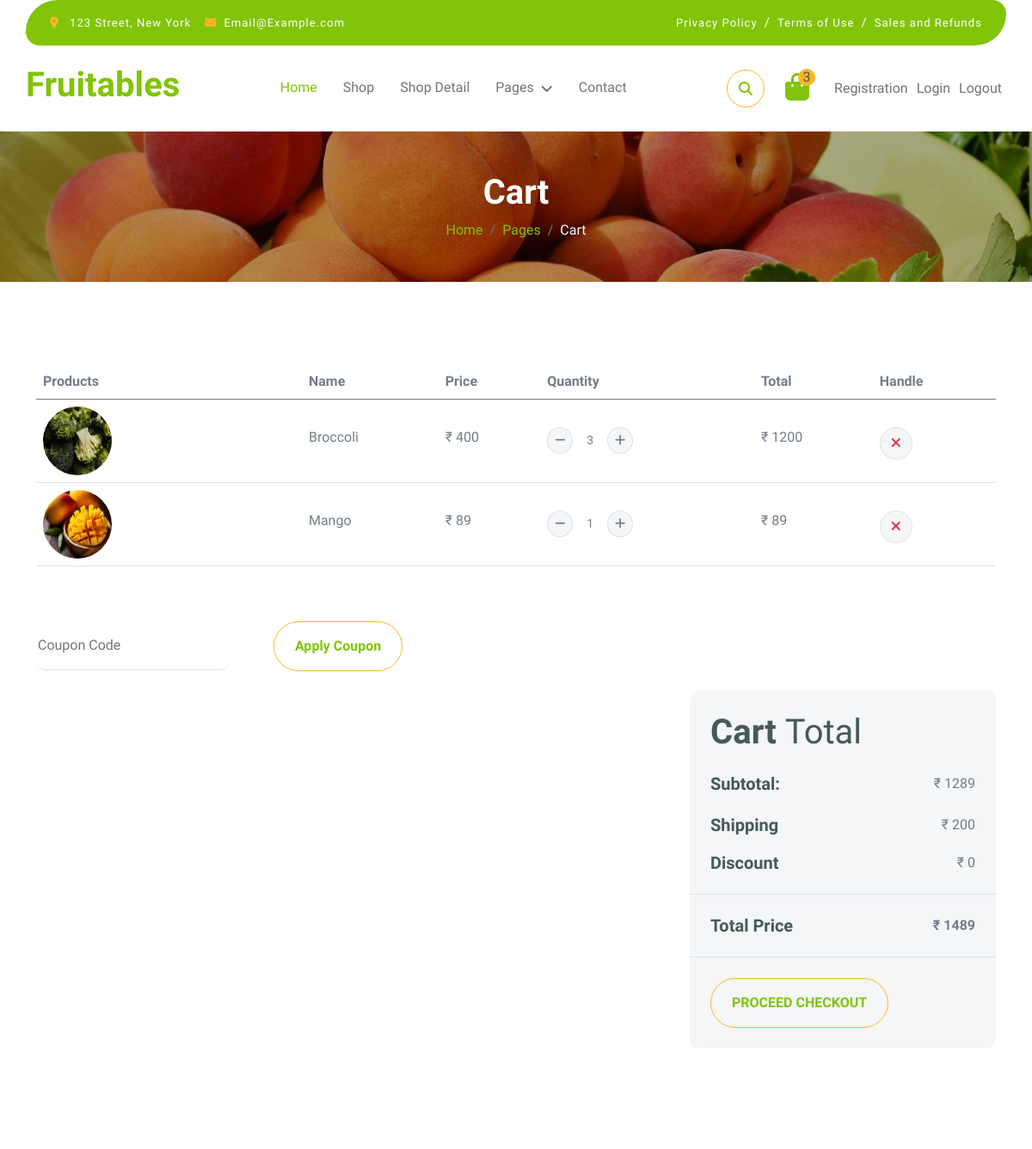
/cart/ (signed in, upper part), run on an earlier commit of the app's database.
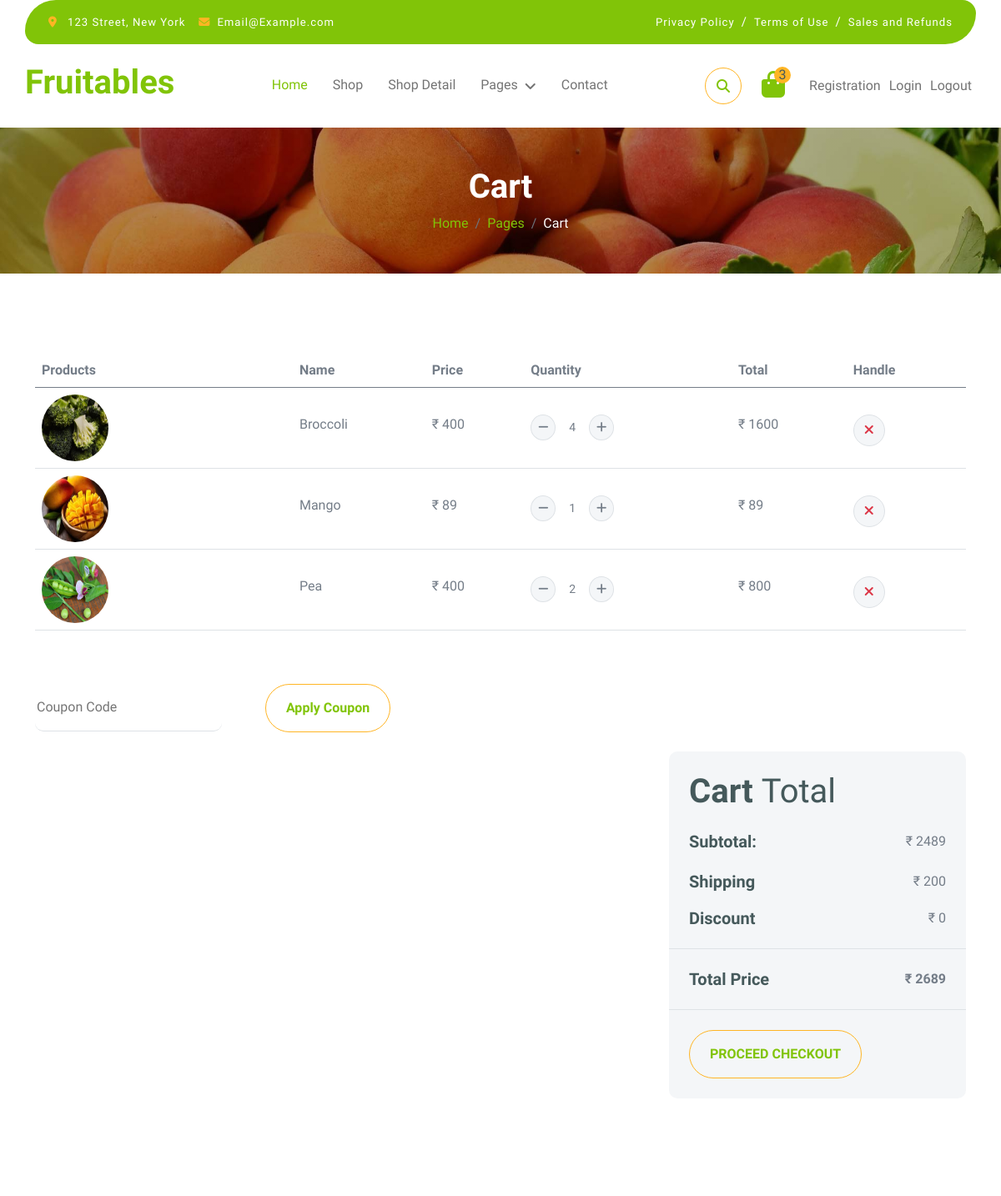
And on a later commit of the database.
### app/models.py (models this page shows, shortened)
class Add_to_cart(models.Model):
    user_id = models.ForeignKey(User,on_delete=models.CASCADE,blank=True,null=True)
    product_id = models.ForeignKey(Product,on_delete=models.CASCADE,blank=True,null=True)
    name = models.CharField(max_length=50,null=True,blank=True)
    image = models.ImageField(upload_to="media",null=True,blank=True)
    quantity = models.IntegerField(default=0,null=True,blank=True)
    price = models.IntegerField()
    total_price = models.IntegerField()

### app/views.py (the view, shortened to what this page needs)
# urls.py: path('cart/', views.cart, name='cart'),
def cart(request):
    if "email" in request.session:
        uid = User.objects.get(email=request.session["email"])
        cart_item = Add_to_cart.objects.filter(user_id=uid)  # Saare cart items user ke liye le rahe hain
        cart_item_count=Add_to_cart.objects.filter(user_id=uid).count()  # Count Cart Item
        Wishlist_item_count=Add_to_Wishlist.objects.filter(user_id=uid).count()
        pid = Product.objects.filter(id__in=[item.product_id.id for item in cart_item ])
        l1 = []
        subtotal = 0
        Shipping_charge = 200
        total_price = 0
        discount = 0
        if "discount" in request.session and cart_item.count()>=1:
            discount=request.session['discount']
        if "discount" in request.session and cart_item.count()==0:
            del request.session['discount']
        if cart_item.count() >=1:
            Shipping_charge=200
        else:
            discount=0
        for i in cart_item:
            a = i.quantity * i.price
            l1.append(a)
            subtotal = sum(l1)
            total_price = subtotal + Shipping_charge - discount
        con = {
            "subtotal":subtotal,
            "Shipping_charge":Shipping_charge,
            "total_price":total_price,
            "uid": uid,
            "pid":pid,
            "cart_item": cart_item,
            'discount':discount,
            "Wishlist_item_count":Wishlist_item_count,
             "cart_item_count":cart_item_count ,
        }
        return render(request, "cart.html", con)
    else:
        return render(request, "login.html")

### app/Templates/cart.html (shortened to what this page needs)
{% extends "index.html" %}
{% load static %}
{% block content %}
<div class="container-fluid page-header py-5">
    <h1 class="text-center text-white display-6">Cart</h1>
    <ol class="breadcrumb justify-content-center mb-0">
        <li class="breadcrumb-item"><a href="#">Home</a></li>
        <li class="breadcrumb-item"><a href="#">Pages</a></li>
        <li class="breadcrumb-item active text-white">Cart</li>
    </ol>
</div>
<div class="container-fluid py-5">
    {% if  cart_item.count == 0 %}
    <img style="display: block; margin: 50px auto;" src="{% static 'img/add_to_cart.png' %}" alt="">
    <div style="text-align: center;">
        <a href="{% url 'shop' %}" class="btn border border-secondary rounded-pill px-8 text-primary"
            style="width: 200px; margin-left: 50px;">
            <i class="me-0 text-primary"></i>Go To Shop
        </a>
    </div>
    {% else %}
    <div class="container py-5">
        <div class="table-responsive">
            <table class="table">
                <thead>
                    <tr>
                        <th scope="col">Products</th>
                        <th scope="col">Name</th>
                        <th scope="col">Price</th>
                        <th scope="col">Quantity</th>
                        <th scope="col">Total</th>
                        <th scope="col">Handle</th>
                    </tr>
                </thead>
                <tbody>
                    {% for i in cart_item %}
                    <tr>
                        <th scope="row">
                            <div class="d-flex align-items-center">
                                <img src="{{i.image.url}}" class="img-fluid me-5 rounded-circle"
                                    style="width: 80px; height: 80px;" alt="">
                            </div>
                        </th>
                        <td>
                            <p class="mb-0 mt-4">{{i.name}}</p>
                        </td>
                        <td>
                            <p class="mb-0 mt-4">&#8377; {{i.price}} </p>
                        </td>
                        <td>
                            <div class="input-group quantity mt-4" style="width: 100px;">
                                <div class="input-group-btn">
                                    <a href="{% url 'decrement' i.id %}"> <button
                                            class="btn btn-sm btn-minus rounded-circle bg-light border">
                                            <i class="fa fa-minus"></i>
                                        </button></a>
                                </div>
                                <input type="text" class="form-control form-control-sm text-center border-0"
                                    value="{{i.quantity}}">
                                <div class="input-group-btn">
                                    <a href="{% url 'increment' i.id %}"><button
                                            class="btn btn-sm btn-plus rounded-circle bg-light border">
                                            <i class="fa fa-plus"></i>
                                        </button></a>
                                </div>
                            </div>
                        </td>
                        <td>
                            <p class="mb-0 mt-4">&#8377; {{i.total_price}} </p>
                        </td>
                        <td>
                            <a href="{% url 'add_to_cart_remove' i.id %}"><button
                                    class="btn btn-md rounded-circle bg-light border mt-4">
                                    <i class="fa fa-times text-danger"></i>
                                </button></a>
                        </td>
                    </tr>
                    {% endfor %}
                </tbody>
            </table>
        </div>
        <div class="mt-5">
            <form method="POST" action="{% url 'apply_coupon' %}">
                <input type="text" name="code" class="border-0 border-bottom rounded me-5 py-3 mb-4"
                    placeholder="Coupon Code">
                <button class="btn border-secondary rounded-pill px-4 py-3 text-primary" type="submit">Apply
                    Coupon</button>
            </form>
        </div>
        <div class="row g-4 justify-content-end">
            <div class="col-8"></div>
            <div class="col-sm-8 col-md-7 col-lg-6 col-xl-4">
                <div class="bg-light rounded">
                    <div class="p-4">
                        <h1 class="display-6 mb-4">Cart <span class="fw-normal">Total</span></h1>
                        <div class="d-flex justify-content-between mb-4">
                            <h5 class="mb-0 me-4">Subtotal:</h5>
                            <p class="mb-0">&#8377; {{subtotal}}</p>
                        </div>
                        <div class="d-flex justify-content-between">
                            <h5 class="mb-0 me-4">Shipping</h5>
                            <div class="">
                                <p class="mb-0">&#8377; {{Shipping_charge}}</p>
                            </div>
                        </div>
                        <div class="d-flex justify-content-between" style="margin-top: 20px;">
                            <h5 class="mb-0 me-4">Discount </h5>
                            <div class="">
                                <p class="mb-0">&#8377; {{discount}}</p>
                            </div>
                        </div>
                    </div>
                    <div class="py-4 mb-4 border-top border-bottom d-flex justify-content-between">
                        <h5 class="mb-0 ps-4 me-4">Total Price</h5>
                        <p class="mb-0 pe-4" style="font-weight:900;">&#8377; {{total_price}}</p>
                    </div>
                    <a href="{% url 'chackout' %}"><button class="btn border-secondary rounded-pill px-4 py-3 text-primary text-uppercase mb-4 ms-4"
                        type="button">Proceed Checkout</button></a>
                </div>
            </div>
        </div>
    </div>
</div>
{% endif %}
{% endblock %}

### app/Templates/index.html (shortened to what this page needs)
{% load static %}
<!DOCTYPE html>
<html lang="en">
<head>
    <link rel="stylesheet" href="https://use.fontawesome.com/releases/v5.15.4/css/all.css" />
    <link href="https://cdn.jsdelivr.net/npm/bootstrap-icons@1.4.1/font/bootstrap-icons.css" rel="stylesheet">
    <link rel="stylesheet" href="https://cdnjs.cloudflare.com/ajax/libs/font-awesome/6.6.0/css/all.min.css" />
    <link href="{% static 'lib/lightbox/css/lightbox.min.css' %}" rel="stylesheet">
    <link href="{% static 'lib/owlcarousel/assets/owl.carousel.min.css' %}" rel="stylesheet">
    <link href="{% static 'css/bootstrap.min.css' %}" rel="stylesheet">
    <link href="{% static 'css/style.css' %}" rel="stylesheet">
</head>
<body>
    <div class="container-fluid fixed-top">
        <div class="container topbar bg-primary d-none d-lg-block">
            <div class="d-flex justify-content-between">
                <div class="top-info ps-2">
                    <small class="me-3"><i class="fas fa-map-marker-alt me-2 text-secondary"></i> <a href="#"
                            class="text-white">123 Street, New York</a></small>
                    <small class="me-3"><i class="fas fa-envelope me-2 text-secondary"></i><a href="#"
                            class="text-white">Email@Example.com</a></small>
                </div>
                <div class="top-link pe-2">
                    <a href="#" class="text-white"><small class="text-white mx-2">Privacy Policy</small>/</a>
                    <a href="#" class="text-white"><small class="text-white mx-2">Terms of Use</small>/</a>
                    <a href="#" class="text-white"><small class="text-white ms-2">Sales and Refunds</small></a>
                </div>
            </div>
        </div>
        <div class="container px-0">
            <nav class="navbar navbar-light bg-white navbar-expand-xl">
                <a href="{% url 'index' %}" class="navbar-brand">
                    <h1 class="text-primary display-6">Fruitables</h1>
                </a>
                <div class="collapse navbar-collapse bg-white" id="navbarCollapse">
                    <div class="navbar-nav mx-auto">
                        <a href="{% url 'index' %}" class="nav-item nav-link active">Home</a>
                        <a href="{% url 'shop' %}" class="nav-item nav-link">Shop</a>
                        <a href="{% url 'fack_detail' %}" class="nav-item nav-link">Shop Detail</a>
                        <div class="nav-item dropdown">
                            <a href="#" class="nav-link dropdown-toggle" data-bs-toggle="dropdown">Pages</a>
                        </div>
                        <a href="{% url 'contact' %}" class="nav-item nav-link">Contact</a>
                    </div>
                    <div class="d-flex m-3 me-0">
                        <button
                            class="btn-search btn border border-secondary btn-md-square rounded-circle bg-white me-4"
                            data-bs-toggle="modal" data-bs-target="#searchModal"><i
                                class="fas fa-search text-primary"></i></button>
                        <a href="#" class="position-relative me-4 my-auto">
                            <i class="fa fa-shopping-bag fa-2x"></i>
                            <span
                                class="position-absolute bg-secondary rounded-circle d-flex align-items-center justify-content-center text-dark px-1"
                                style="top: -5px; left: 15px; height: 20px; min-width: 20px;">3</span>
                        </a>
                        <a href="{% url 'register' %}" class="my-auto"
                            onmouseover="this.querySelector('.hover-text').style.color='#81c408';"
                            onmouseout="this.querySelector('.hover-text').style.color='rgba(0, 0, 0, .55)';">
                            <div style="padding: 0 5px; color: rgba(0, 0, 0, .55);" class="hover-text">Registration
                            </div>
                        </a>
                        <a href="{% url 'login' %}" class="my-auto"
                            onmouseover="this.querySelector('.hover-text').style.color='#81c408';"
                            onmouseout="this.querySelector('.hover-text').style.color='rgba(0, 0, 0, .55)';">
                            <div style="padding: 0 5px; color: rgba(0, 0, 0, .55);" class="hover-text">Login</div>
                        </a>
                        <a href="{% url 'log_out' %}" class="my-auto"
                        onmouseover="this.querySelector('.hover-text').style.color='#81c408';"
                        onmouseout="this.querySelector('.hover-text').style.color='rgba(0, 0, 0, .55)';">
                        <div style="padding: 0 5px; color: rgba(0, 0, 0, .55);" class="hover-text">Logout</div>
                    </a>
                    </div>
                </div>
            </nav>
        </div>
    </div>
    {% block content %}{% endblock %}
</body>
</html>

### app/static/css/style.css (style rules this page uses)
.btn { font-weight: 600; transition: .5s; }
.btn-md-square { width: 44px; height: 44px; }
.btn-square, .btn-sm-square, .btn-md-square, .btn-lg-square { padding: 0; display: flex; align-items: center; justify-content: center; font-weight: normal; }
.btn.border-secondary { transition: 0.5s; }
.fixed-top { transition: 0.5s; background: var(--bs-white); border: 0; }
.topbar { padding: 20px; border-radius: 230px 100px; }
.topbar .top-info { font-size: 15px; line-height: 0; letter-spacing: 1px; display: flex; align-items: center; }
.topbar .top-link { font-size: 15px; line-height: 0; letter-spacing: 1px; display: flex; align-items: center; }
.topbar .top-link a { letter-spacing: 1px; }
.navbar .navbar-nav .nav-link { padding: 10px 15px; font-size: 16px; transition: .5s; }
.navbar { height: 100px; border-bottom: 1px solid rgba(255, 255, 255, .1); }
.navbar .navbar-nav .nav-link:hover, .navbar .navbar-nav .nav-link.active, .fixed-top.bg-white .navbar .navbar-nav .nav-link:hover, .fixed-top.bg-white .navbar .navbar-nav .nav-link.active { color: var(--bs-primary); }
.navbar .dropdown-toggle::after { border: none; content: "\f107"; font-family: "Font Awesome 5 Free"; font-weight: 700; vertical-align: middle; margin-left: 8px; }
.page-header { position: relative; background: linear-gradient(rgba(0, 0, 0, 0.3), rgba(0, 0, 0, 0.3)), url(../img/cart-page-header-img.jpg); background-position: center center; background-repeat: no-repeat; background-size: cover; }
@media (min-width: 992px) { .hero-header, .page-header { margin-top: 152px !important; } }

What changed in the data, as far as the page shows it:
changed Add_to_cart "Broccoli": quantity "3" → "4"; total_price "1200" → "1600"
added Add_to_cart: image (picture), name "Pea", price "400", quantity "2", total_price "800"
Also different on the page:
{{ subtotal }}: "1289" → "2489"
{{ total_price }}: "1489" → "2689"
